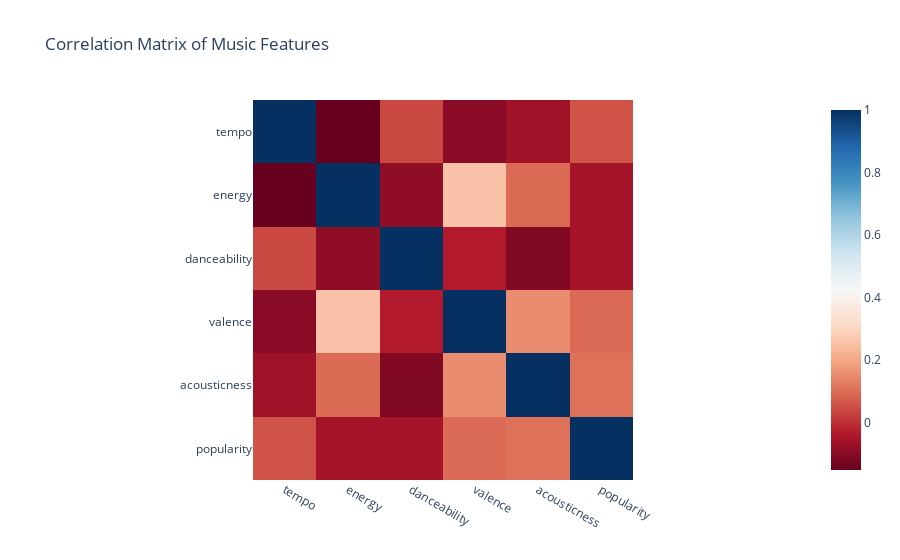

Notebook cell for this chart:
### Markdown cell above
## Step 6: Generating heatmaps using Plotly

Follow the steps outlined in your instructions document to complete the code below. Click run to see the results.

### Code cell
import plotly.express as px

# Create a new dataframe `numeric_features` containing only the 
# numeric columns we want to analyze
numeric_features = music_data[['tempo', 'energy', 'danceability', 
                               'valence', 'acousticness', 'popularity']]

# Compute the correlation matrix 
correlation_matrix = numeric_features.corr()

# Create and display a heatmap using Plotly
plt = px.imshow(correlation_matrix,
                x=correlation_matrix.columns,
                y=correlation_matrix.columns,
                color_continuous_scale="RdBu",  # Use a built-in Plotly colorscale
                # Add code here
                title="Correlation Matrix of Music Features"
               )

plt.show()

### Figure 1 — Plotly figure (JSON) as saved in the notebook; plotly's stock layout.template omitted (floating-point values rounded to 4 significant figures)
{"data": [{"coloraxis": "coloraxis", "hovertemplate": "x: %{x}<br>y: %{y}<br>color: %{z}<extra></extra>", "name": "0", "type": "heatmap", "x": ["tempo", "energy", "danceability", "valence", "acousticness", "popularity"], "xaxis": "x", "y": ["tempo", "energy", "danceability", "valence", "acousticness", "popularity"], "yaxis": "y", "z": [[1.0, -0.1511, 0.04121, -0.09808, -0.06478, 0.0581], [-0.1511, 1.0, -0.08787, 0.2571, 0.09508, -0.0566], [0.04121, -0.08787, 1.0, -0.03373, -0.1101, -0.05312], [-0.09808, 0.2571, -0.03373, 1.0, 0.1527, 0.09787], [-0.06478, 0.09508, -0.1101, 0.1527, 1.0, 0.1077], [0.0581, -0.0566, -0.05312, 0.09787, 0.1077, 1.0]]}], "layout": {"coloraxis": {"colorscale": [[0, "rgb(103,0,31)"], [0.1, "rgb(178,24,43)"], [0.2, "rgb(214,96,77)"], [0.3, "rgb(244,165,130)"], [0.4, "rgb(253,219,199)"], [0.5, "rgb(247,247,247)"], [0.6, "rgb(209,229,240)"], [0.7, "rgb(146,197,222)"], [0.8, "rgb(67,147,195)"], [0.9, "rgb(33,102,172)"], [1, "rgb(5,48,97)"]]}, "title": {"text": "Correlation Matrix of Music Features"}, "xaxis": {"anchor": "y", "constrain": "domain", "domain": [0, 1], "scaleanchor": "y"}, "yaxis": {"anchor": "x", "autorange": "reversed", "constrain": "domain", "domain": [0, 1]}}}
